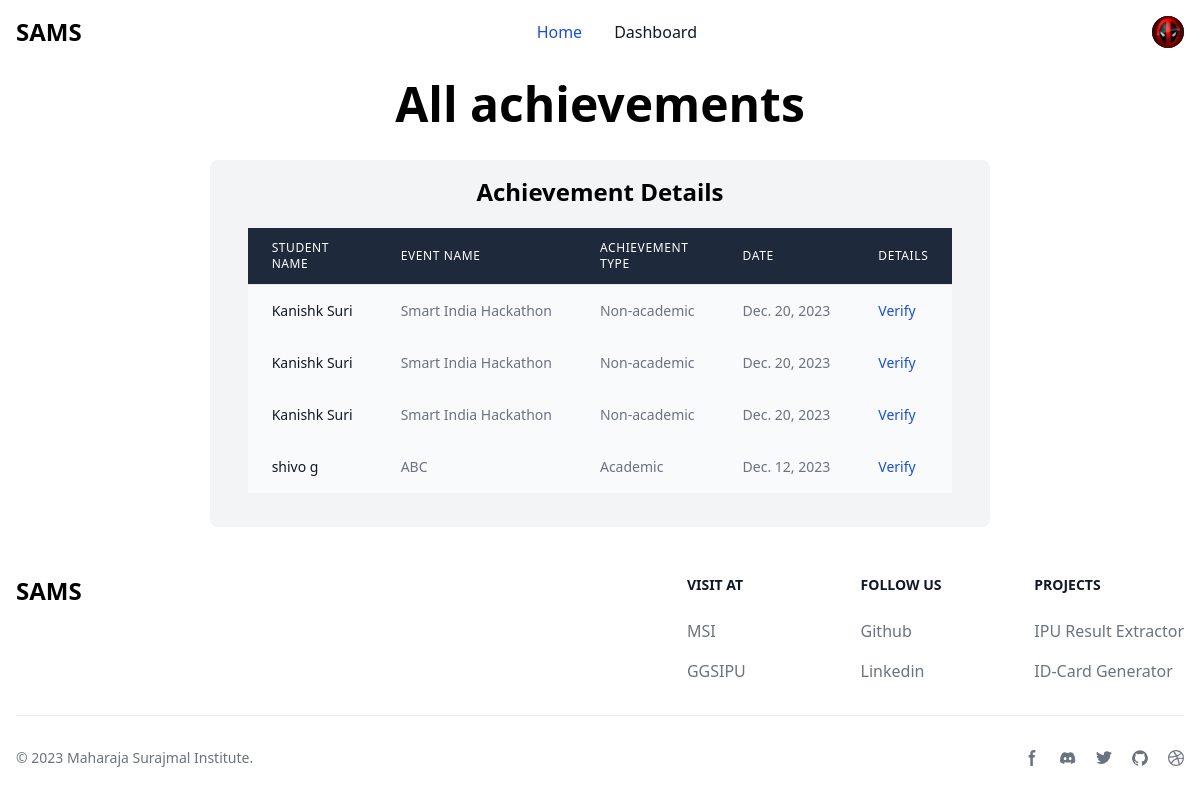
The app's page /for_f_achievements/ (signed in) with its own data.
### users/models.py (models this page shows, shortened)
class CustomUser(AbstractUser):
    profile_picture = models.ImageField(upload_to='profile_pics/', default='profile_pics/default.png')
    portfolio_links = models.URLField(max_length=200, blank=True)
    department = models.CharField(max_length=100, null=False, blank=False)
    is_active = models.BooleanField(default=True)

class Student(models.Model):
    user = models.OneToOneField(CustomUser, on_delete=models.CASCADE)
    enrollment_number = models.CharField(max_length=20)
    batch_year = models.IntegerField()
    semester = models.IntegerField()
    section = models.CharField(max_length=10)
    shift = models.CharField(max_length=10)

### home/models.py (models this page shows)
class StudentAchievement(models.Model):
    type_choices = (
        ('1', 'Academic'),
        ('2', 'Non-Academic'),
    )
    student = models.ForeignKey(Student, on_delete=models.CASCADE, unique=False)
    event_name = models.CharField(max_length=255)
    achievement_type = models.CharField(max_length=255, choices=type_choices)
    category = models.CharField(max_length=255)
    venue = models.CharField(max_length=255)
    date = models.DateField()
    title = models.CharField(max_length=255)
    desc = models.CharField(max_length=255)
    role = models.CharField(max_length=255)
    file = models.ImageField(upload_to='achievement_files/')
    image_url = models.URLField()
    approved = models.BooleanField(default=False)
    approved_by = models.ForeignKey(Faculty, on_delete=models.PROTECT, null=True, blank=True)
    is_pending = models.BooleanField(default=True)

### home/views.py (the view)
# urls.py: path('for_f_achievements/', faculty_view_all, name="faculty_achievments_view"),
@group_required('faculty')
def faculty_view_all(request):
    achievements = StudentAchievement.objects.all()
    return render(request, 'home/all_achievements.html', {'achievements': achievements})

### home/templatetags/home_extras.py (called while the page is built)
@register.filter(name="achievement_type")
def achievement_type(value):
    if value == '1':
        return "Academic"
    elif value == '2':
        return "Non-academic"

### templates/home/all_achievements.html (shortened to what this page needs)
{% extends 'base.html' %}
{% load home_extras %}
{% block heading %}All achievements{% endblock %}
{% block content %}
    <div class="flex flex-1  justify-center">
        <div class="relative sm:rounded-lg overflow-x-auto bg-gray-100 p-4 m-4">
            <h1 class="font-semibold text-2xl text-center pb-5">Achievement Details</h1>
            {% if student %}
            <table class="w-1/2 mx-auto bg-white rounded-full divide-y divide-gray-200">
                <thead class="bg-slate-800 text-white">
                    <th class="px-6 py-3 text-left text-xs font-medium uppercase tracking-wider">Student Name</th>
                    <th class="px-6 py-3 text-left text-xs font-medium uppercase tracking-wider">Event Name</th>
                    <th class="px-6 py-3 text-left text-xs font-medium uppercase tracking-wider">Achievement Type</th>
                    <th class="px-6 py-3 text-left text-xs font-medium uppercase tracking-wider">Date</th>
                    <th class="px-6 py-3 text-left text-xs font-medium uppercase tracking-wider">Details</th>
                </thead>
                <tbody>
                    {% for achievement in achievements %}
                        <tr class="bg-gray-50">
                            <td class="px-6 py-4 whitespace-nowrap text-sm font-medium text-gray-900">
                                {{ achievement.student.user.first_name }} {{ achievement.student.user.last_name }}
                            </td>
                            <td class="px-6 py-4 whitespace-nowrap text-sm text-gray-500">{{ achievement.event_name }}</td>
                            <td class="px-6 py-4 whitespace-nowrap text-sm text-gray-500">{{ achievement.achievement_type|achievement_type }}</td>
                            <td class="px-6 py-4 whitespace-nowrap text-sm text-gray-500">{{ achievement.date }}</td>
                            <td class="px-6 py-4 whitespace-nowrap text-sm text-gray-500">
                                <a href="{% url 'home:achievement details' achievement.id %}"
                                   class="text-blue-700">Show</a>
                        </tr>
                    {% endfor %}
                </tbody>
            </table>
            {% else %}
            <table class="w-1/2 mx-auto bg-white rounded-full divide-y divide-gray-200">
                <thead class="bg-slate-800 text-white">
                    <th class="px-6 py-3 text-left text-xs font-medium uppercase tracking-wider">Student Name</th>
                    <th class="px-6 py-3 text-left text-xs font-medium uppercase tracking-wider">Event Name</th>
                    <th class="px-6 py-3 text-left text-xs font-medium uppercase tracking-wider">Achievement Type</th>
                    <th class="px-6 py-3 text-left text-xs font-medium uppercase tracking-wider">Date</th>
                    <th class="px-6 py-3 text-left text-xs font-medium uppercase tracking-wider">Details</th>
                </thead>
                <tbody>
                    {% for achievement in achievements %}
                        <tr class="bg-gray-50">
                            <td class="px-6 py-4 whitespace-nowrap text-sm font-medium text-gray-900">
                                {{ achievement.student.user.first_name }} {{ achievement.student.user.last_name }}
                            </td>
                            <td class="px-6 py-4 whitespace-nowrap text-sm text-gray-500">{{ achievement.event_name }}</td>
                            <td class="px-6 py-4 whitespace-nowrap text-sm text-gray-500">{{ achievement.achievement_type|achievement_type }}</td>
                            <td class="px-6 py-4 whitespace-nowrap text-sm text-gray-500">{{ achievement.date }}</td>
                            <td class="px-6 py-4 whitespace-nowrap text-sm text-gray-500">
                                <a href="{% url 'home:achievement details' achievement.id %}"
                                   class="text-blue-700">Verify</a>
                            </td>
                        </tr>
                    {% endfor %}
                </tbody>
            </table>
            {% endif %}
        </div>
    </div>
{% endblock %}

### templates/base.html (shortened to what this page needs)
{% load static %}
<!DOCTYPE html>
<html lang="en">
  <head>
    <script src="https://cdn.tailwindcss.com"></script>
  </head>
  <body class="flex flex-col min-h-screen">
    <header class="site-header">
      <nav class="bg-white border-gray-200 dark:bg-gray-900">
        <div class="max-w-screen-xl flex flex-wrap items-center justify-between mx-auto p-4">
          <a href="{% url "home:home" %}" class="flex items-center">
            <span class="self-center text-2xl font-semibold whitespace-nowrap dark:text-white">SAMS</span>
          </a>
          <div class="flex items-center md:order-2">
            {% if user.is_authenticated %}
              <button type="button"
                      class="flex mr-3 text-sm bg-gray-800 rounded-full md:mr-0 focus:ring-4 focus:ring-gray-300 dark:focus:ring-gray-600"
                      id="user-menu-button"
                      aria-expanded="false"
                      data-dropdown-toggle="user-dropdown"
                      data-dropdown-placement="bottom">
                {% if user.profile_picture %}
                <img class="w-8 h-8 rounded-full" src="{{ user.profile_picture.url }}" alt="user photo">
                {% endif %}
              </button>
            {% endif %}
          </div>
          <div class="items-center justify-between hidden w-full md:flex md:w-auto md:order-1"
               id="navbar-user">
            <ul class="flex flex-col font-medium p-4 md:p-0 mt-4 border border-gray-100 rounded-lg bg-gray-50 md:flex-row md:space-x-8 md:mt-0 md:border-0 md:bg-white dark:bg-gray-800 md:dark:bg-gray-900 dark:border-gray-700">
              <li>
                <a href="{% url "home:home" %}"
                   class="block py-2 pl-3 pr-4 text-white bg-blue-700 rounded md:bg-transparent md:text-blue-700 md:p-0 md:dark:text-blue-500"
                   aria-current="page">Home</a>
              </li>
              <li>
                <a href="{% url "users:dashboard" %}"
                   class="block py-2 pl-3 pr-4 text-gray-900 rounded hover:bg-gray-100 md:hover:bg-transparent md:hover:text-blue-700 md:p-0 dark:text-white md:dark:hover:text-blue-500 dark:hover:bg-gray-700 dark:hover:text-white md:dark:hover:bg-transparent dark:border-gray-700">Dashboard</a>
              </li>
            </ul>
          </div>
        </div>
      </nav>
    </header>
    <h1 class="text-5xl text-center font-bold p-4">
      {% block heading %}Default heading{% endblock %}
    </h1>
    {% block content %}Default content{% endblock %}
    <footer class="bg-white dark:bg-gray-900">
      <div class="mx-auto w-full max-w-screen-xl p-4 py-6 lg:py-8">
        <div class="md:flex md:justify-between">
          <div class="mb-6 md:mb-0">
            <a href="#" class="flex items-center">
              <span class="self-center text-2xl font-semibold whitespace-nowrap dark:text-white">SAMS</span>
            </a>
          </div>
          <div class="grid grid-cols-2 gap-8 sm:gap-6 sm:grid-cols-3">
            <div>
              <h2 class="mb-6 text-sm font-semibold text-gray-900 uppercase dark:text-white">Visit At</h2>
              <ul class="text-gray-500 dark:text-gray-400 font-medium">
                <li class="mb-4">
                  <a href="https://www.msijanakpuri.com/" class="hover:underline">MSI</a>
                </li>
                <li>
                  <a href="https://www.ipu.ac.in/" class="hover:underline">GGSIPU</a>
                </li>
              </ul>
            </div>
            <div>
              <h2 class="mb-6 text-sm font-semibold text-gray-900 uppercase dark:text-white">Follow us</h2>
              <ul class="text-gray-500 dark:text-gray-400 font-medium">
                <li class="mb-4">
                  <a href="https://github.com/sdc-msi" class="hover:underline ">Github</a>
                </li>
                <li>
                  <a href="https://discord.gg/4eeurUVvTy" class="hover:underline">Linkedin</a>
                </li>
              </ul>
            </div>
            <div>
              <h2 class="mb-6 text-sm font-semibold text-gray-900 uppercase dark:text-white">Projects</h2>
              <ul class="text-gray-500 dark:text-gray-400 font-medium">
                <li class="mb-4">
                  <a href="https://github.com/sdc-msi/pdftocsv" class="hover:underline">IPU Result Extractor</a>
                </li>
                <li>
                  <a href="https://github.com/sdc-msi/idcardgenerator"
                     class="hover:underline">ID-Card Generator</a>
                </li>
              </ul>
            </div>
          </div>
        </div>
        <hr class="my-6 border-gray-200 sm:mx-auto dark:border-gray-700 lg:my-8" />
        <div class="sm:flex sm:items-center sm:justify-between">
        <span class="text-sm text-gray-500 sm:text-center dark:text-gray-400">© 2023 <a href="https://flowbite.com/" class="hover:underline">Maharaja Surajmal Institute.</a>
      </span>
      <div class="flex mt-4 sm:justify-center sm:mt-0">
        <a href="#"
           class="text-gray-500 hover:text-gray-900 dark:hover:text-white">
          <svg class="w-4 h-4"
               aria-hidden="true"
               xmlns="http://www.w3.org/2000/svg"
               fill="currentColor"
               viewBox="0 0 8 19">
            <path fill-rule="evenodd" d="M6.135 3H8V0H6.135a4.147 4.147 0 0 0-4.142 4.142V6H0v3h2v9.938h3V9h2.021l.592-3H5V3.591A.6.6 0 0 1 5.592 3h.543Z" clip-rule="evenodd" />
          </svg>
        </a>
        <a href="#"
           class="text-gray-500 hover:text-gray-900 dark:hover:text-white ms-5">
        </a>
        <a href="#"
           class="text-gray-500 hover:text-gray-900 dark:hover:text-white ms-5">
        </a>
        <a href=""
           class="text-gray-500 hover:text-gray-900 dark:hover:text-white ms-5">
        </a>
        <a href="#"
           class="text-gray-500 hover:text-gray-900 dark:hover:text-white ms-5">
        </a>
      </div>
    </div>
  </div>
</footer>
</body>
</html>

### records on screen
CustomUser: profile_picture (placeholder picture)
StudentAchievement: student.user.first_name "Kanishk", student.user.last_name "Suri", event_name "Smart India Hackathon", achievement_type|achievement_type "Non-academic", date "Dec. 20, 2023"
StudentAchievement: student.user.first_name "Kanishk", student.user.last_name "Suri", event_name "Smart India Hackathon", achievement_type|achievement_type "Non-academic", date "Dec. 20, 2023"
StudentAchievement: student.user.first_name "Kanishk", student.user.last_name "Suri", event_name "Smart India Hackathon", achievement_type|achievement_type "Non-academic", date "Dec. 20, 2023"
StudentAchievement: student.user.first_name "shivo", student.user.last_name "g", event_name "ABC", achievement_type|achievement_type "Academic", date "Dec. 12, 2023"
